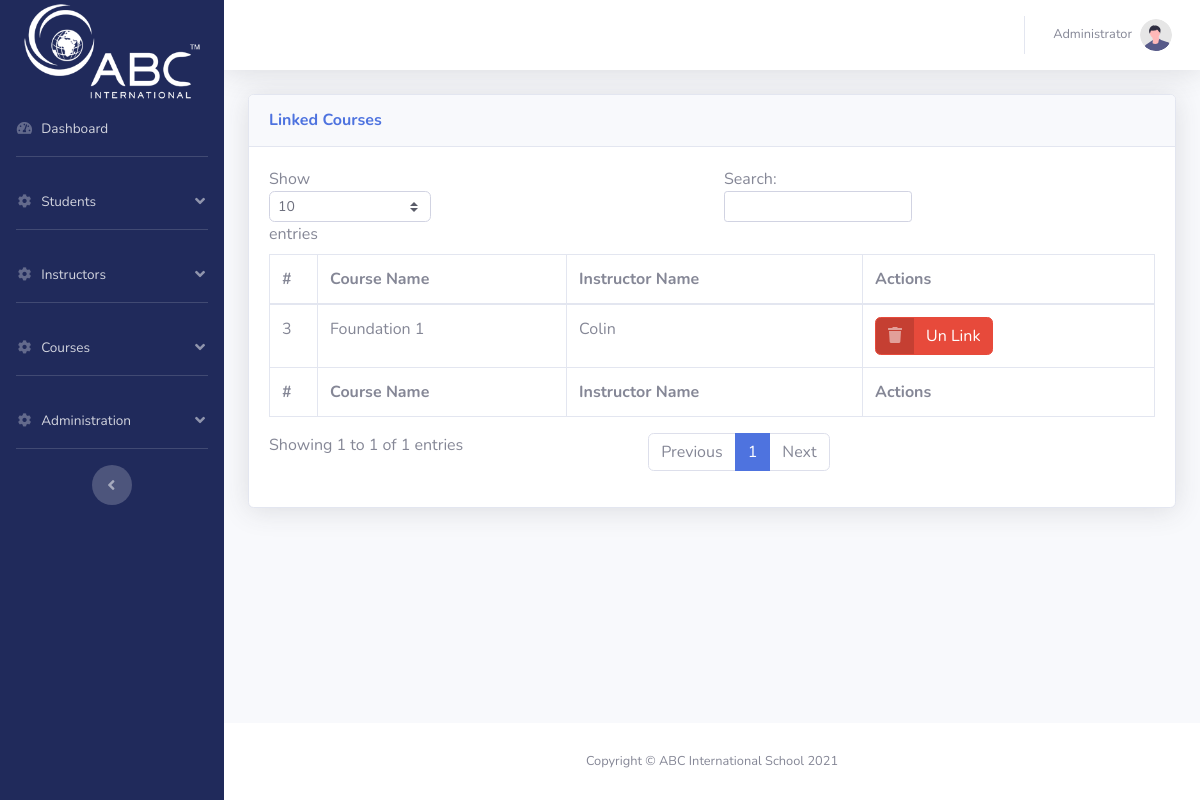
The app's page /admin_linked_courses.php (signed in), older data.
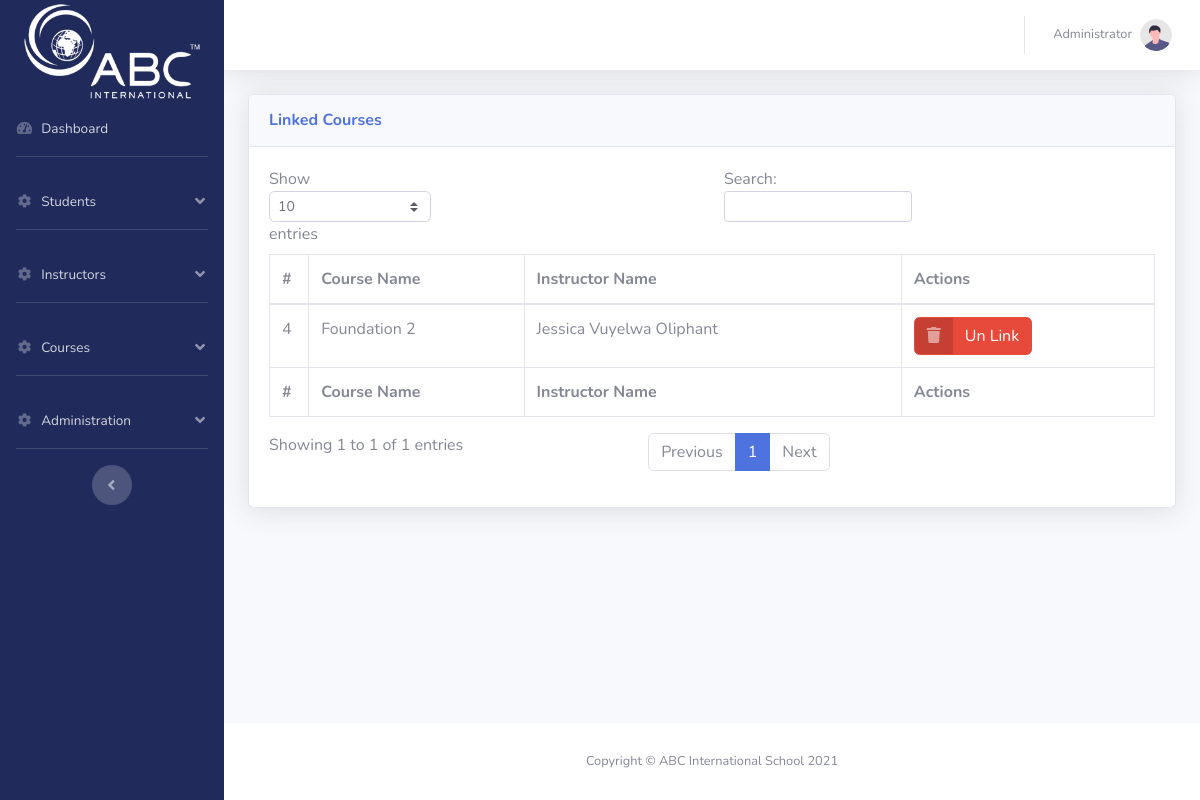
The same page, newer data.
### tables this page shows
CREATE TABLE `courses_and_instructors` (
  `id` int(11) NOT NULL,
  `instructor` int(11) NOT NULL,
  `month` varchar(1000) NOT NULL,
  `course` int(11) NOT NULL
);

CREATE TABLE `courses` (
  `id` int(11) NOT NULL,
  `course_name` varchar(1000) NOT NULL
);

CREATE TABLE `instructors` (
  `id` int(11) NOT NULL,
  `instructor_id` varchar(1000) DEFAULT NULL,
  `name` varchar(1000) DEFAULT NULL,
  `hire_date` varchar(1000) DEFAULT NULL,
  `phone` varchar(1000) DEFAULT NULL,
  `email` varchar(1000) DEFAULT NULL,
  `reason` varchar(1000) DEFAULT NULL,
  `deactivation_date` varchar(1000) DEFAULT NULL
);

### admin_linked_courses.php (the view, shortened to what this page needs)
<?php
require 'parts/app.php';
?>
<!DOCTYPE html>
<html lang="en">
<?php
require 'parts/head.php';
?>
<body id="page-top">
    <div id="wrapper">
        <?php require 'parts/side_bar.php'; ?>
        <div id="content-wrapper" class="d-flex flex-column">
            <div id="content">
                <?php require 'parts/top_bar.php'; ?>
                <div class="container-fluid">
                    <div class="card shadow mb-4">
                        <div class="card-header py-3">
                            <h6 class="m-0 font-weight-bold text-primary">Linked Courses</h6>
                        </div>
                        <div class="card-body">
                            <div class="table-responsive">
                                <table class="table table-bordered" id="dataTable" width="100%" cellspacing="0">
                                    <thead>
                                    <tr>
                                        <th>#</th>
                                        <th>Course Name</th>
                                        <th>Instructor Name</th>
                                        <th>Actions</th>
                                    </tr>
                                    </thead>
                                    <tfoot>
                                    <tr>
                                        <th>#</th>
                                        <th>Course Name</th>
                                        <th>Instructor Name</th>
                                        <th>Actions</th>
                                    </tr>
                                    </tfoot>
                                    <tbody>
                                    <?php
                                    $sql = "SELECT * FROM courses_and_instructors";
                                    $res = mysqli_query($con, $sql);
                                    if(mysqli_num_rows($res)){
                                        while($row = mysqli_fetch_array($res)){
                                            $cID = $row["course"];
                                            $iID = $row["instructor"];
                                            $s = "SELECT * FROM courses WHERE id=$cID";
                                            $r = mysqli_query($con, $s);
                                            $ro = mysqli_fetch_array($r);
                                            $course_name = $ro["course_name"];
                                            $s = "SELECT * FROM instructors WHERE id=$iID";
                                            $r = mysqli_query($con, $s);
                                            $ro = mysqli_fetch_array($r);
                                            $instructor_name = $ro["name"];
                                            ?>
                                            <tr>
                                                <td><?php echo $row["id"]; ?></td>
                                                <td><?php echo $course_name; ?></td>
                                                <td><?php echo $instructor_name; ?></td>
                                                <td>
                                                    <a href="admin_linked_courses.php?unlink=<?php echo $row["id"]; ?>" class="btn btn-danger btn-icon-split">
                                                        <span class="icon text-white-50">
                                                            <i class="fas fa-trash"></i>
                                                        </span>
                                                        <span class="text">Un Link</span>
                                                    </a>
                                                </td>
                                            </tr>
                                    <?php
                                        }
                                    }
                                    ?>
                                    </tbody>
                                </table>
                            </div>
                        </div>
                    </div>
                </div>
            </div>
            <?php require 'parts/footer.php'; ?>
        </div>
    </div>
</body>
</html>

### parts/head.php (shortened to what this page needs)
<head>
    <link href="vendor/fontawesome-free/css/all.min.css" rel="stylesheet" type="text/css">
    <link href="css/custom.css?v=<?php echo rand(); ?>" rel="stylesheet" type="text/css">
    <link href="css/sb-admin-2.min.css?v=<?php echo rand(); ?>" rel="stylesheet">
</head>

### parts/side_bar.php (shortened to what this page needs)
<ul class="navbar-nav bg-gradient-primary sidebar sidebar-dark accordion" id="accordionSidebar">
    <a class="sidebar-brand d-flex align-items-center justify-content-center" href="admin_dashboard.php" style="height: 100px;">
        <img src="img/logo.png" alt="" style="width: 100%">
    </a>
    <li class="nav-item">
        <a class="nav-link" href="admin_dashboard.php">
            <i class="fas fa-fw fa-tachometer-alt"></i>
            <span>Dashboard</span></a>
    </li>
    <hr class="sidebar-divider">
    <li class="nav-item">
        <a class="nav-link" href="#" data-toggle="collapse" data-target="#collapse1" aria-expanded="true"
           aria-controls="collapse1">
            <i class="fas fa-fw fa-cog"></i>
            <span>Students</span>
        </a>
    </li>
    <hr class="sidebar-divider">
    <li class="nav-item">
        <a class="nav-link" href="#" data-toggle="collapse" data-target="#collapseTwo" aria-expanded="true"
           aria-controls="collapseTwo">
            <i class="fas fa-fw fa-cog"></i>
            <span>Instructors</span>
        </a>
    </li>
    <hr class="sidebar-divider">
    <li class="nav-item">
        <a class="nav-link" href="#" data-toggle="collapse" data-target="#collapse3" aria-expanded="true"
           aria-controls="collapse3">
            <i class="fas fa-fw fa-cog"></i>
            <span>Courses</span>
        </a>
    </li>
    <hr class="sidebar-divider">
    <li class="nav-item">
        <a class="nav-link" href="#" data-toggle="collapse" data-target="#collapse4" aria-expanded="true"
           aria-controls="collapse4">
            <i class="fas fa-fw fa-cog"></i>
            <span>Administration</span>
        </a>
    </li>
    <hr class="sidebar-divider d-none d-md-block">
    <div class="text-center d-none d-md-inline">
        <button class="rounded-circle border-0" id="sidebarToggle"></button>
    </div>
</ul>

### parts/top_bar.php (shortened to what this page needs)
<nav class="navbar navbar-expand navbar-light bg-white topbar mb-4 static-top shadow">
    <ul class="navbar-nav ml-auto">
        <li class="nav-item dropdown no-arrow">
            <a class="nav-link dropdown-toggle" href="#" id="userDropdown" role="button"
               data-toggle="dropdown" aria-haspopup="true" aria-expanded="false">
                <span class="mr-2 d-none d-lg-inline text-gray-600 small">Administrator</span>
                <img class="img-profile rounded-circle"
                     src="img/undraw_profile.svg">
            </a>
        </li>
    </ul>
</nav>

### parts/footer.php (shortened to what this page needs)
<footer class="sticky-footer bg-white">
    <div class="container my-auto">
        <div class="copyright text-center my-auto">
            <span>Copyright &copy; ABC International School 2021</span>
        </div>
    </div>
</footer>

Row changes from the older to the newer data that the page shows:
removed courses_and_instructors: id "3", courses.course_name "Foundation 1", instructors.name "Colin"
added courses_and_instructors: id "4", courses.course_name "Foundation 2", instructors.name "Jessica Vuyelwa Oliphant"
